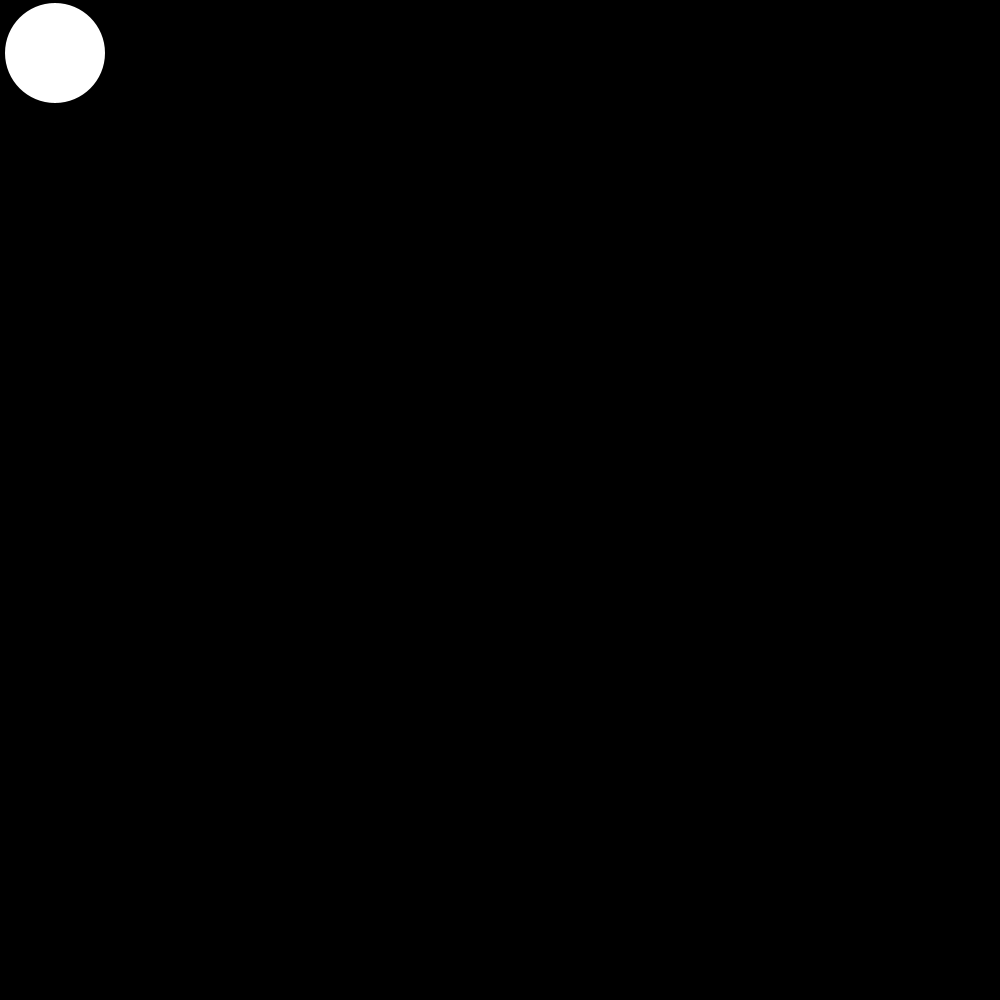
Frame 1 (no input)
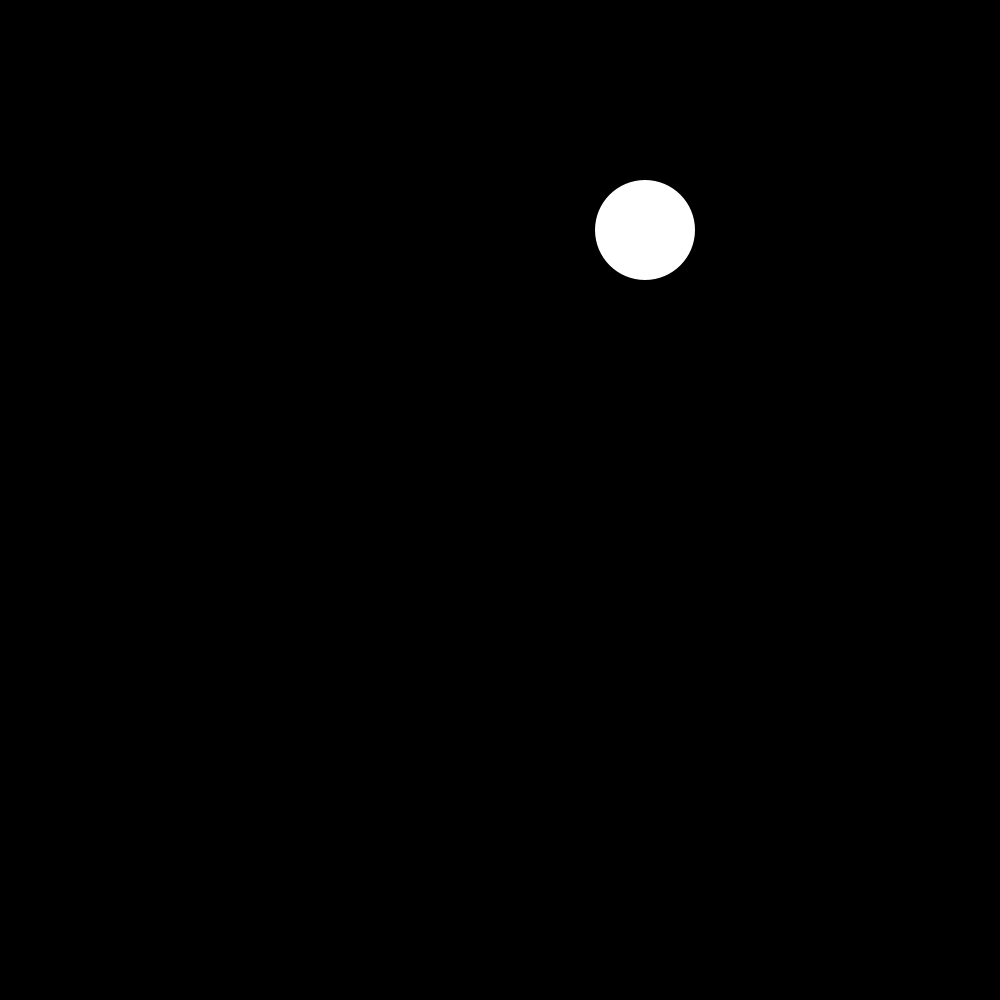
Frame 60 (the mouse pressed at the canvas centre just before this capture)
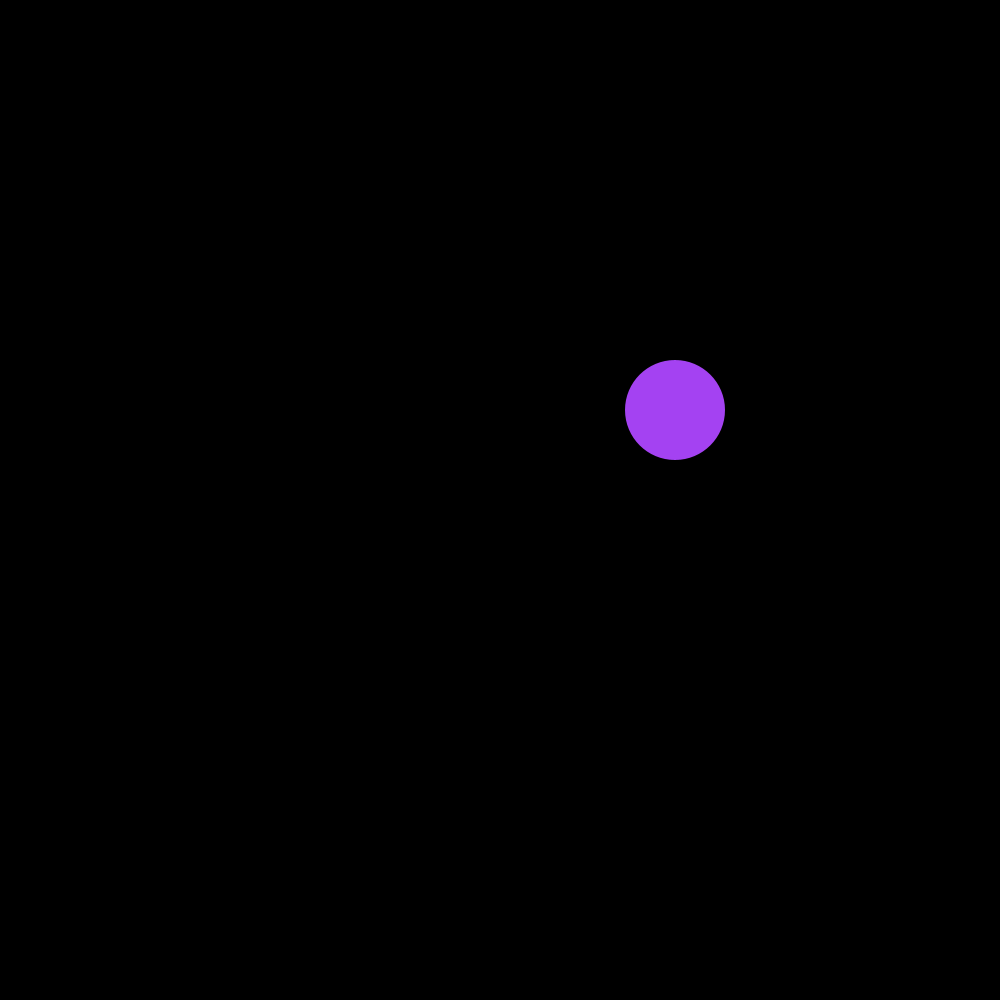
Frame 120 (the mouse held since frame 60 and released just before this capture)

The Processing sketch that drew these frames (run headless with seeded random() and noise(); from frame 60 on, the mouse is pressed at the canvas centre):

// Processing sketch: processing_111159
// ── processing_111159.pde

int radius = 50;
int x = 50;// x-coordinate
int y = 50;// y-coordinate
int speedx = 5;//speed on x axis
int speedy = 3;//speed on y axis
int directionx = 1;
int directiony = 1;
int clr = 50;

void setup() {
  size(1000, 1000);
  smooth();
  noStroke(); 
  ellipseMode(RADIUS);
}

void draw() {
  background(0);
  x = x +(speedx*directionx);
  y= y + (speedy*directiony);

  ellipse(x, y, radius, radius);
  x += speedx *directionx;

  if (x > width -radius ) //right side hit? 
  {
    directionx = -directionx;
    fill((random(255)), (random(255)), (random(255)));
  }




  if (x < radius) { //left side
    directionx = -directionx;
    fill((random(255)), (random(255)), (random(255)));
  }




  if ( y > height- radius) { //bottom hit?
    directiony = -directiony; 
    fill((random(255)), (random(255)), (random(255)));
  }



  if (y < radius) {
    directiony = -directiony; //top hit?
    fill((random(255)), (random(255)), (random(255)));
  }
}
